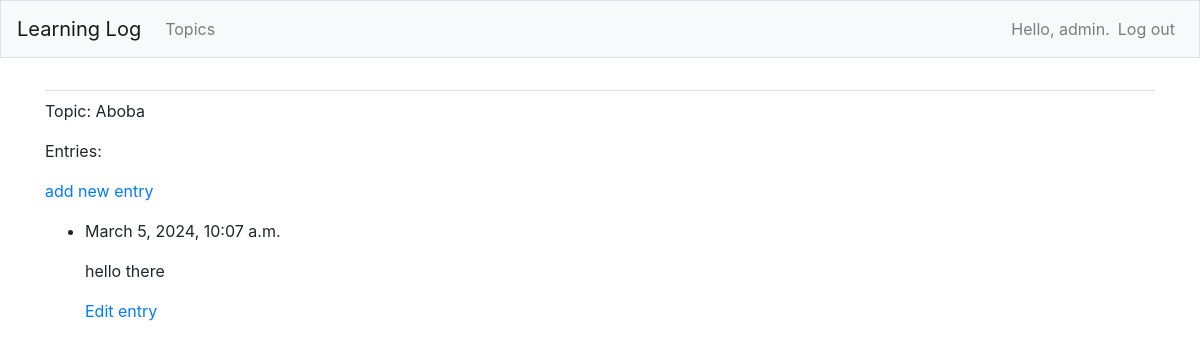
Before: /topics/3/ (signed in) with the older database file.
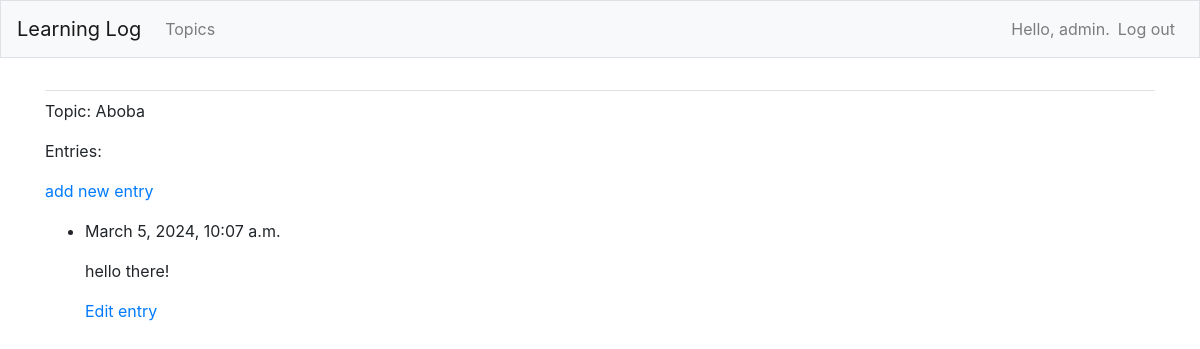
After: the same page with the newer database file.
### learning_logs/models.py (models this page shows, shortened)
class Topic(models.Model):
    text = models.CharField(max_length=200)
    date_added = models.DateTimeField(auto_now_add=True)
    owner = models.ForeignKey(User, on_delete=models.CASCADE)
    def __str__(self):
        return self.text

class Entry(models.Model):
    topic = models.ForeignKey(Topic, on_delete=models.CASCADE)
    text = models.TextField()
    date_added = models.DateTimeField(auto_now_add=True)
    class Meta:
        verbose_name_plural = "entries"

### learning_logs/views.py (the view)
# urls.py: path('topics/<int:topic_id>/', views.topic, name='topic'),
@login_required
def topic(request, topic_id):
    topic = Topic.objects.get(id=topic_id)
    if topic.owner != request.user:
        raise Http404
    entries = topic.entry_set.order_by('-date_added')
    context = {'topic': topic, 'entries': entries}
    return render(request=request, template_name='learning_logs/topic.html', context=context)

### learning_logs/templates/learning_logs/topic.html (shortened to what this page needs)
<!DOCTYPE html>
<html lang="en">
<head>
</head>
<body>
{% extends 'learning_logs/base.html' %}
{% block content %}
    <p>Topic: {{ topic }}</p>
    <p>Entries:</p>
    <p>
        <a href="{% url 'learning_logs:new_entry' topic.id %}">add new entry</a>
    </p>
    <ul>
        {% for entry in entries %}
            <li>
                <p>{{ entry.date_added }}</p>
                <p>{{ entry.text|linebreaks }}</p>
                <p>
                    <a href="{% url 'learning_logs:edit_entry' entry.id %}">Edit entry</a>
                </p>
            </li>
        {% empty %}
            <li>There are no entries for this topic yet ¯\_(ツ)_/¯</li>
        {% endfor %}
    </ul>
{% endblock content %}

### learning_logs/templates/learning_logs/base.html (shortened to what this page needs)
{% load bootstrap4 %}
<!doctype html>
<html lang="en">
<head>
    {% bootstrap_css %}
</head>
<body>
<nav class="navbar navbar-expand-md navbar-light bg-light mb-4 border">
    <a class="navbar-brand" href="{% url 'learning_logs:index' %}">
        Learning Log</a>
    <div class="collapse navbar-collapse" id="navbarCollapse">
        <ul class="navbar-nav mr-auto">
            <li class="nav-item">
                <a class="nav-link" href="{% url 'learning_logs:topics' %}">
                    Topics</a></li>
        </ul>
        <ul class="navbar-nav ml-auto">
            {% if user.is_authenticated %}
                <li class="nav-item">
                    <span class="navbar-text"> Hello, {{ user.username }}.</span>
                </li>
                <li class="nav-item">
                    <a class="nav-link" href="{% url 'users:logout' %}">Log out</a>
                </li>
            {% else %}
                <li class="nav-item">
                    <a class="nav-link" href="{% url 'users:register' %}">Register</a>
                </li>
                <li class="nav-item">
                    <a class="nav-link" href="{% url 'users:login' %}">Log in</a></li>
            {% endif %}
        </ul>
    </div>
</nav>
<main role="main" class="container">
    <div class="pb-2 mb-2 border-bottom">
    </div>
    <div>
        {% block content %}{% endblock content %}
    </div>
</main>
</body>
</html>

Changed rows visible on the page:
changed Entry: text "hello there" → "hello there!"
